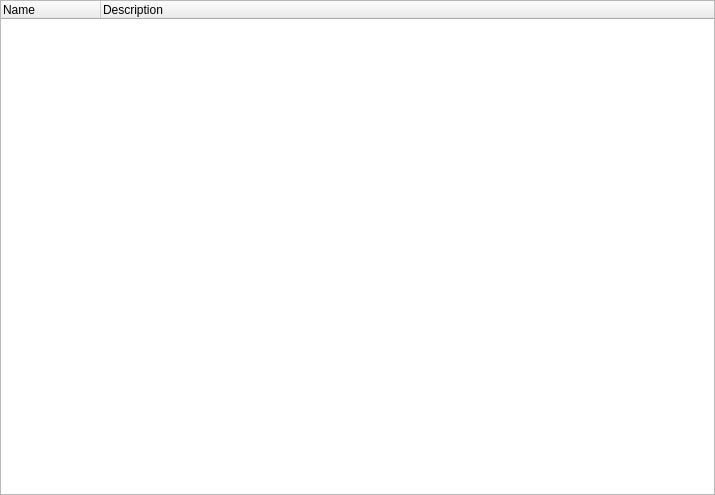
<?xml version="1.0" encoding="UTF-8"?>
<ui version="4.0">
 <class>SysInfoLocalUserGroups</class>
 <widget class="QWidget" name="SysInfoLocalUserGroups">
  <property name="geometry">
   <rect>
    <x>0</x>
    <y>0</y>
    <width>715</width>
    <height>495</height>
   </rect>
  </property>
  <property name="windowTitle">
   <string/>
  </property>
  <layout class="QVBoxLayout" name="verticalLayout">
   <property name="leftMargin">
    <number>0</number>
   </property>
   <property name="topMargin">
    <number>0</number>
   </property>
   <property name="rightMargin">
    <number>0</number>
   </property>
   <property name="bottomMargin">
    <number>0</number>
   </property>
   <item>
    <widget class="QTreeWidget" name="tree">
     <property name="contextMenuPolicy">
      <enum>Qt::ContextMenuPolicy::CustomContextMenu</enum>
     </property>
     <property name="showDropIndicator" stdset="0">
      <bool>false</bool>
     </property>
     <property name="iconSize">
      <size>
       <width>16</width>
       <height>16</height>
      </size>
     </property>
     <property name="indentation">
      <number>0</number>
     </property>
     <column>
      <property name="text">
       <string>Name</string>
      </property>
     </column>
     <column>
      <property name="text">
       <string>Description</string>
      </property>
     </column>
    </widget>
   </item>
  </layout>
  <action name="action_copy_row">
   <property name="text">
    <string>Copy Row</string>
   </property>
  </action>
  <action name="action_copy_name">
   <property name="text">
    <string>Copy Name</string>
   </property>
  </action>
  <action name="action_copy_value">
   <property name="text">
    <string>Copy Value</string>
   </property>
  </action>
 </widget>
 <resources/>
 <connections/>
</ui>
